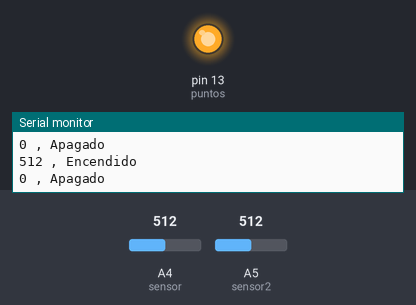
The sketch below on a simulated Arduino Uno, built with avr-gcc and run on an emulated ATmega328P. On the bench: output pins drawn as LEDs (lit = HIGH), the last lines printed to the serial monitor. Inputs (shaded band) come from the test bench; at power-on: A4 (sensor) = 512, A5 (sensor2) = 512.

Above: at 0.91 s.
1.3 s: A4 (sensor) set to 418
4.3 s: A4 (sensor) set to 384
At 5.7 s:
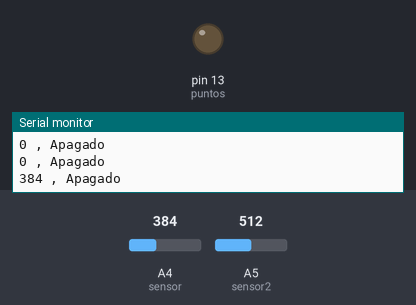
8.8 s: A4 (sensor) set to 410
At 9.39 s:
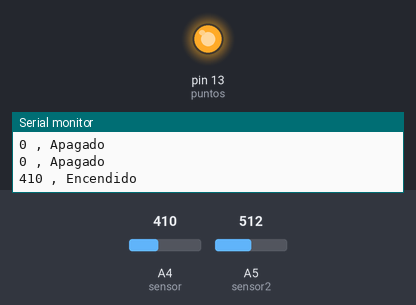
14.8 s: A4 (sensor) set to 391
At 15.3 s:
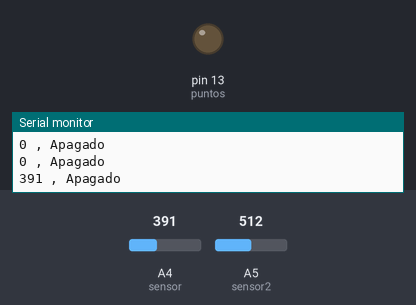
Timing chart, 0 to 17.3 s (numbered marks = the images above; inputs shaded):
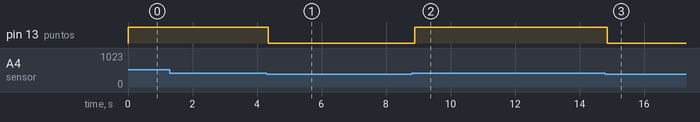

The sketch:

tiroalblancs.ino
```cpp
int sensor = 4;
int sensor2 = 5;
int sensor3 = 3;
int sensor4 = 2;

int puntos = 13;


int golpe1Puntos;
int golpe2Puntos;
int golpe3Puntos;
int golpe4Puntos;

int valor;
int valor2;
int valor3;
int valor4;

void setup() {
  // put your setup code here, to run once:
 pinMode(puntos,OUTPUT);

 Serial.begin(9600);
 digitalWrite(puntos,LOW);

}

void loop() {
  // put your main code here, to run repeatedly:
 valor = analogRead(sensor);
 valor2 = analogRead(sensor2);
 valor2 = analogRead(sensor2);
 valor2 = analogRead(sensor2);

 if (valor >=401) {
   digitalWrite(puntos,HIGH);
   Serial.print(valor);
   Serial.print(" , ");
   Serial.println("Encendido");
   delay(100);
 }else if(valor <= 400) {
   digitalWrite(puntos,LOW);
   Serial.print(valor);
   Serial.print(" , ");
   Serial.println("Apagado");
   delay(100);
 }

 if(valor2 >= 700) {
   digitalWrite(puntos,HIGH);
   Serial.print(valor2);
   Serial.print(" , ");
   Serial.println("Encendido");

 } else if(valor2 <=500) {
   digitalWrite(puntos,LOW);
   Serial.print(valor2);
   Serial.print(" , ");
   Serial.println("Apagado");
 }

  if(valor3 >= 700) {
   digitalWrite(puntos,HIGH);
   Serial.print(valor3);
   Serial.print(" , ");
   Serial.println("Encendido");

 } else if(valor3 <=500) {
   digitalWrite(puntos,LOW);
   Serial.print(valor3);
   Serial.print(" , ");
   Serial.println("Apagado");
 }

   if(valor4 >= 700) {
   digitalWrite(puntos,HIGH);
   Serial.print(valor4);
   Serial.print(" , ");
   Serial.println("Encendido");

 } else if(valor4 <=500) {
   digitalWrite(puntos,LOW);
   Serial.print(valor4);
   Serial.print(" , ");
   Serial.println("Apagado");
 }
}
```

Measured:
- the behaviour switches between 401 and 400 on A4 (sensor) (found by bisection; images 0 and 1)
- after the input at 4.3 s, pin 13 (puntos): HIGH → LOW after 0.05 s
- after the input at 8.8 s, pin 13 (puntos): LOW → HIGH after 0.09 s
- after the input at 14.8 s, pin 13 (puntos): HIGH → LOW after 0.05 s
